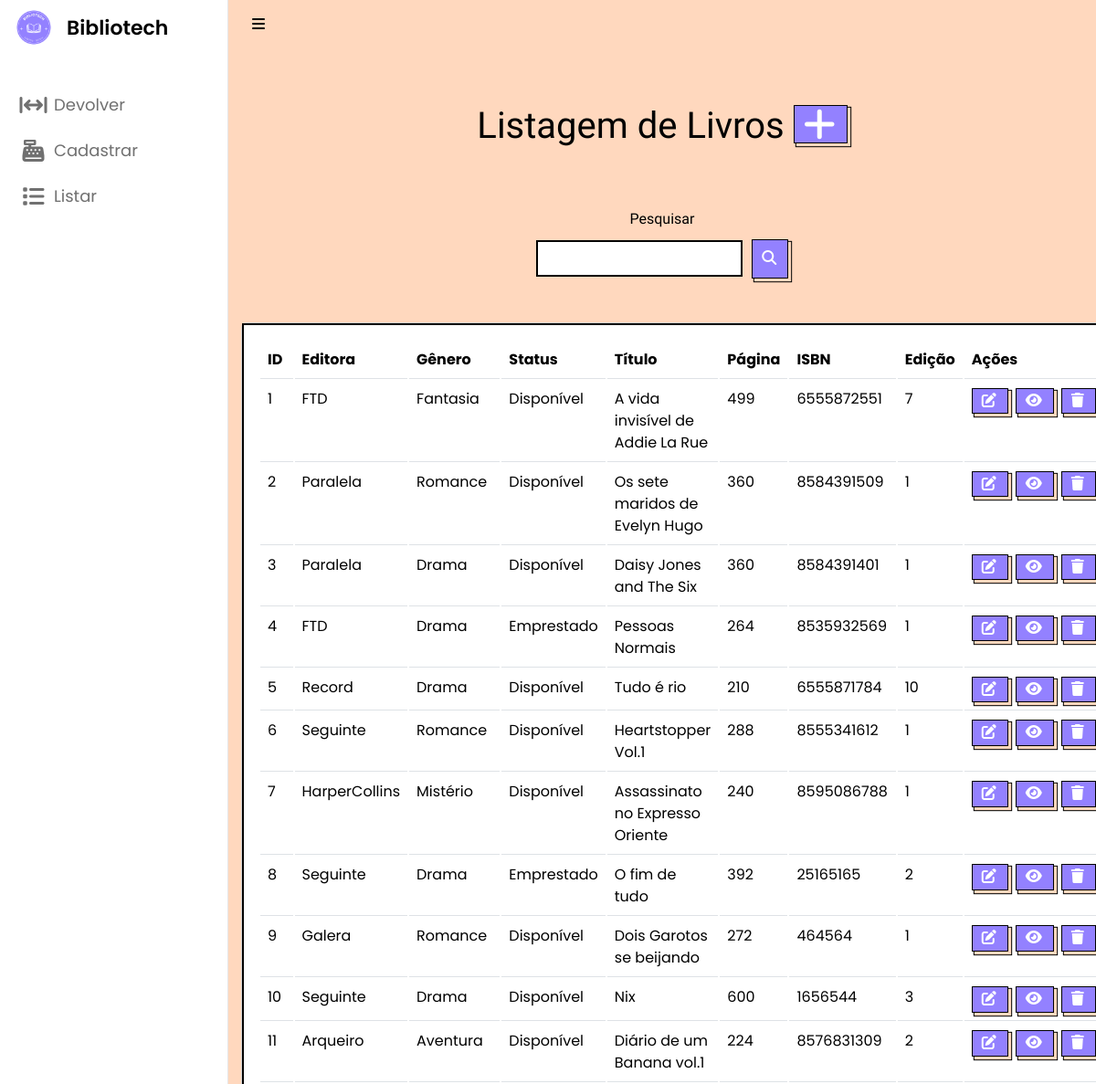
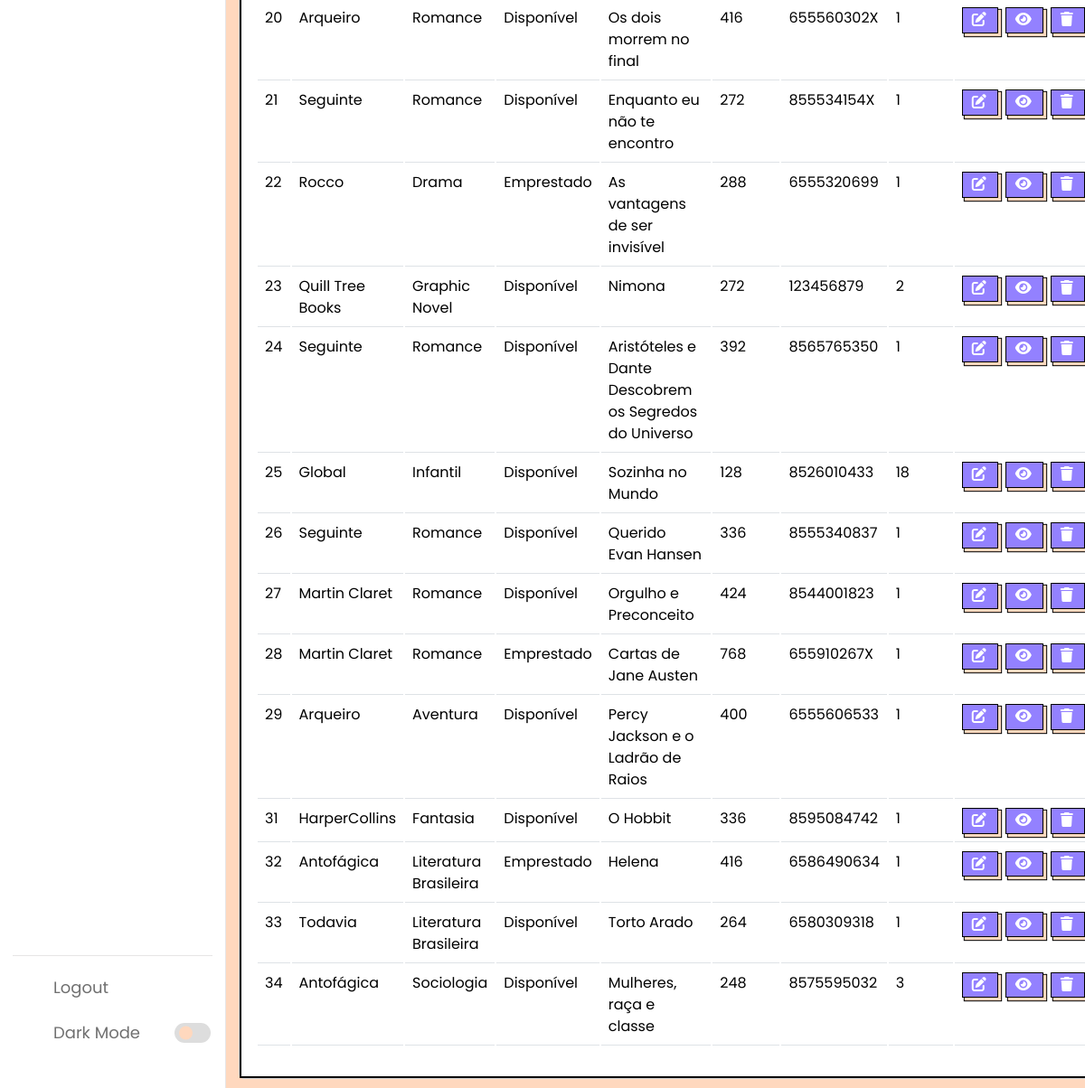
/listarLivros.php (signed in), run on the app's committed database (2 pictures, top to bottom).
### tables this page shows
CREATE TABLE `livro` (
  `id` int(11) NOT NULL,
  `idEditora` int(11) DEFAULT NULL,
  `idGenero` int(11) DEFAULT NULL,
  `statusLivro` varchar(45) NOT NULL,
  `titulo` varchar(250) NOT NULL,
  `pag` varchar(45) DEFAULT NULL,
  `isbn` varchar(15) DEFAULT NULL,
  `edicao` varchar(45) NOT NULL,
  `arquivo` varchar(30) DEFAULT NULL
);

CREATE TABLE `editora` (
  `id` int(11) NOT NULL,
  `status` varchar(45) NOT NULL,
  `nome` varchar(100) NOT NULL
);

CREATE TABLE `genero` (
  `id` int(11) NOT NULL,
  `status` varchar(45) NOT NULL,
  `nome` varchar(100) NOT NULL
);

### listarLivros.php (the view, shortened to what this page needs)
<?php
require_once("conexao.php");
$V_WHERE = "";
$sql = "SELECT livro.id, editora.nome as nomeEditora, genero.nome as nomeGenero, livro.statusLivro, livro.titulo, livro.pag, livro.isbn, livro.edicao, livro.arquivo as arquivo
        FROM livro
        LEFT JOIN editora ON livro.idEditora = editora.id
        LEFT JOIN genero ON livro.idGenero = genero.id
        WHERE 1 = 1" . $V_WHERE;
$resultado = mysqli_query($conexao, $sql);
?>
<!DOCTYPE html>
<html lang="pt-br">
<head>
    <link rel="stylesheet" href="css/style.css">
    <link rel="stylesheet" href="css/cadastrar.css">
    <link rel="stylesheet" href="css/bootstrap.css">
    <link rel="stylesheet" href="css/acervo.css">
    <link rel="stylesheet" href="https://unicons.iconscout.com/release/v4.0.0/css/line.css">
</head>
<body>
    <nav>
        <a href="main.php" style="text-decoration: none">
            <div class="logo-name">
                <div class="logo-image">
                    <img src="logo.ico" alt="">
                </div>
                <span class="logo_name">Bibliotech</span>
            </div>
        </a>
        <div class="menu-items">
            <ul class="nav-links">
                <?php require_once('sidebar.php') ?>
            </ul>
            <ul class="logout-mode">
                <li><a href="sair.php">
                        <i class="uil uil-signout"></i>
                        <span class="link-name">Logout</span>
                    </a></li>
                <li class="mode">
                    <a href="#">
                        <i class="uil uil-moon"></i>
                        <span class="link-name">Dark Mode</span>
                    </a>
                    <div class="mode-toggle">
                        <span class="switch"></span>
                    </div>
                </li>
            </ul>
        </div>
    </nav>
    <section class="dashboard">
        <div class="navbar bg-body-tertiary">
            <div class="container-fluid">
                <i class="fa-solid fa-bars sidebar-toggle botaoNav"></i>
            </div>
        </div>
        <br><br><br>
        <h1 class="titulo text">Listagem de Livros <a href="cadastrarLivro.php" class="botao">
                <i class="fa-solid fa-plus"></i>
            </a></h1>
        <br><br>
        <center>
            <form method="post">
                <label name="titulo" for="exampleFormControlInput1" class="titulo text">Pesquisar</label>
                <div class="input-button-container">
                    <input name="titulo" type="text" class="formcampo">
                    <button name="pesquisar" stype="button" class="botaopesquisar">
                        <i class="fa-solid fa-magnifying-glass"></i>
                    </button>
                </div>
                <br><br>
            </form>
        </center>
        <center>
            <div class="card cardlistar">
                <div class="card-body cardlistar2">
                    <table class="table">
                        <thead>
                            <tr>
                                <td scope="col"><b>ID</b></td>
                                <td scope="col"><b>Editora</b></td>
                                <td scope="col"><b>Gênero</b></td>
                                <td scope="col"><b>Status</b></td>
                                <td scope="col"><b>Título</b></td>
                                <td scope="col"><b>Página</b></td>
                                <td scope="col"><b>ISBN</b></td>
                                <td scope="col"><b>Edição</b></td>
                                <td scope="col"><b>Ações</b></td>
                            </tr>
                        </thead>
                        <tbody>
                            <?php while ($linha = mysqli_fetch_array($resultado)) { ?>
                                <tr>
                                    <td>
                                        <?= $linha['id'] ?>
                                    </td>
                                    <td>
                                        <?= $linha['nomeEditora'] ?>
                                    </td>
                                    <td>
                                        <?= $linha['nomeGenero'] ?>
                                    </td>
                                    <td>
                                        <?= $linha['statusLivro'] ?>
                                    </td>
                                    <td style="word-wrap: break-word;">
                                        <?= $linha['titulo'] ?>
                                    </td>
                                    <td>
                                        <?= $linha['pag'] ?>
                                    </td>
                                    <td>
                                        <?= $linha['isbn'] ?>
                                    </td>
                                    <td>
                                        <?= $linha['edicao'] ?>
                                    </td>
                                    <td>
                                        <div class="d-flex justify-content-start">
                                            <a style="margin-right: 8px;" href="alterarLivro.php? id=<?= $linha['id'] ?>"
                                                class="botao">
                                                <i class="fa-solid fa-pen-to-square"></i></a>
                                            <a data-bs-toggle="modal" data-bs-target="#exampleModal_<?= $linha['id'] ?>"
                                                style="margin-right: 8px;" name="info" class="botao">
                                                <i class="fa-solid fa-eye"></i>
                                            </a>
                                            <a href="listarLivros.php? id=<?= $linha['id'] ?>" class="botao"
                                                data-bs-toggle="modal" data-bs-target="#modalExcluir<?= $linha['id'] ?>">
                                                <i class=" fa-sharp fa-solid fa-trash"></i> </a>
                                        </div>
                                    </td>
                                </tr>
                            <?php } ?>
                        </tbody>
                    </table>
                </div>
            </div>
        </center>
    </section>
</body>
</html>

### css/style.css (style rules this page uses)
* { margin: 0; padding: 0; box-sizing: border-box; font-family: 'Poppins', sans-serif; }
:root { --primary-color: #9381ff; --panel-color: #ffd8be; --text-color: #000; --black-light-color: #707070; --border-color: #e6e5e5; --toggle-color: #DDD; --box1-color: #4DA3FF; --box2-color: #FFE6AC; --box3-color: #E7D1FC; --index-i: #9381ff; --title-icon-color: #fff; --nav-color: white; --botaoNav: black; --tran-05: all 0.5s ease; --tran-03: all 0.3s ease; --tran-03: all 0.2s ease; }
body { min-height: 100vh; background-color: var(--primary-color); }
nav { position: fixed; top: 0; left: 0; height: 100%; width: 250px; padding: 10px 14px; background-color: var(--nav-color); border-right: 1px solid var(--border-color); transition: var(--tran-05); }
.botaoNav { color: var(--botaoNav); cursor: pointer; }
nav .logo-name { display: flex; align-items: center; }
nav .logo-image { display: flex; justify-content: center; min-width: 45px; }
nav .logo-image img { width: 40px; object-fit: cover; border-radius: 50%; }
nav .logo-name .logo_name { font-size: 22px; font-weight: 600; color: var(--text-color); margin-left: 14px; transition: var(--tran-05); }
nav .menu-items { margin-top: 40px; height: calc(100% - 90px); display: flex; flex-direction: column; justify-content: space-between; }
.menu-items li { list-style: none; }
.menu-items li a { display: flex; align-items: center; height: 50px; text-decoration: none; position: relative; }
.menu-items li a i { font-size: 24px; min-width: 45px; height: 100%; display: flex; align-items: center; justify-content: center; color: var(--black-light-color); }
.menu-items li a .link-name { font-size: 18px; font-weight: 400; color: var(--black-light-color); transition: var(--tran-05); }
.menu-items .logout-mode { padding-top: 10px; border-top: 1px solid var(--border-color); }
.menu-items .mode { display: flex; align-items: center; white-space: nowrap; }
.menu-items .mode-toggle { position: absolute; right: 14px; height: 50px; min-width: 45px; display: flex; align-items: center; justify-content: center; cursor: pointer; }
.mode-toggle .switch { position: relative; display: inline-block; height: 22px; width: 40px; border-radius: 25px; background-color: var(--toggle-color); }
.switch:before { content: ""; position: absolute; left: 5px; top: 50%; transform: translateY(-50%); height: 15px; width: 15px; background-color: var(--panel-color); border-radius: 50%; transition: var(--tran-03); }
.dashboard { position: relative; left: 250px; background-color: var(--panel-color); min-height: 100vh; width: calc(100% - 250px); padding: 10px 14px; transition: var(--tran-05); }
table tbody td { height: 2.8rem; color: #000000; }
table tbody tr:last-child td { border: 2; }
.text { color: var(--text-color); }
nav ul { list-style: none; }
nav ul li { line-height: 60px; }
.formcampo { border: 2px solid black; display: block; width: 30%; padding: 0.375rem 0.75rem; font-size: 1rem; font-weight: 400; line-height: 1.5; flex: 1; }
.input-button-container { display: flex; align-items: center; width: 30%; }

### css/cadastrar.css (style rules this page uses)
.titulo { padding-bottom: 10px; text-align: center; font-family: Fjalla One; }
.botao { background-color: #9381ff; border: 1px solid black; box-shadow: 3px 3px 1px #ffd8be, 3px 3px 1px 1px black; color: #fff; cursor: pointer; display: inline-block; letter-spacing: 2px; line-height: 20pt; margin: 0 auto; outline: none; padding: 0 10px; text-transform: uppercase; transition: .2 all ease-in-out; }
.botaopesquisar { background-color: #9381ff; border: 1px solid black; box-shadow: 3px 3px 1px #ffd8be, 3px 3px 1px 1px black; color: #fff; cursor: pointer; display: inline-block; letter-spacing: 2px; line-height: 20pt; margin: 0 auto; outline: none; padding: 7px 10px; text-transform: uppercase; transition: .2 all ease-in-out; margin-left: 10px; }

### data on the page
livro: id "1", idEditora.nome "FTD", idGenero.nome "Fantasia", statusLivro "Disponível", titulo "A vida invisível de Addie La Rue", pag "499", isbn "6555872551", edicao "7"
livro: id "2", idEditora.nome "Paralela", idGenero.nome "Romance", statusLivro "Disponível", titulo "Os sete maridos de Evelyn Hugo", pag "360", isbn "8584391509", edicao "1"
livro: id "3", idEditora.nome "Paralela", idGenero.nome "Drama", statusLivro "Disponível", titulo "Daisy Jones and The Six", pag "360", isbn "8584391401", edicao "1"
livro: id "4", idEditora.nome "FTD", idGenero.nome "Drama", statusLivro "Emprestado", titulo "Pessoas Normais", pag "264", isbn "8535932569", edicao "1"
livro: id "5", idEditora.nome "Record", idGenero.nome "Drama", statusLivro "Disponível", titulo "Tudo é rio", pag "210", isbn "6555871784", edicao "10"
livro: id "6", idEditora.nome "Seguinte", idGenero.nome "Romance", statusLivro "Disponível", titulo "Heartstopper Vol.1", pag "288", isbn "8555341612", edicao "1"
livro: id "7", idEditora.nome "HarperCollins", idGenero.nome "Mistério", statusLivro "Disponível", titulo "Assassinato no Expresso Oriente", pag "240", isbn "8595086788", edicao "1"
livro: id "8", idEditora.nome "Seguinte", idGenero.nome "Drama", statusLivro "Emprestado", titulo "O fim de tudo", pag "392", isbn "25165165", edicao "2"
livro: id "9", idEditora.nome "Galera", idGenero.nome "Romance", statusLivro "Disponível", titulo "Dois Garotos se beijando", pag "272", isbn "464564", edicao "1"
livro: id "10", idEditora.nome "Seguinte", idGenero.nome "Drama", statusLivro "Disponível", titulo "Nix", pag "600", isbn "1656544", edicao "3"
livro: id "11", idEditora.nome "Arqueiro", idGenero.nome "Aventura", statusLivro "Disponível", titulo "Diário de um Banana vol.1", pag "224", isbn "8576831309", edicao "2"
livro: id "20", idEditora.nome "Arqueiro", idGenero.nome "Romance", statusLivro "Disponível", titulo "Os dois morrem no final", pag "416", isbn "655560302X", edicao "1"
livro: id "21", idEditora.nome "Seguinte", idGenero.nome "Romance", statusLivro "Disponível", titulo "Enquanto eu não te encontro", pag "272", isbn "855534154X", edicao "1"
livro: id "22", idEditora.nome "Rocco", idGenero.nome "Drama", statusLivro "Emprestado", titulo "As vantagens de ser invisível", pag "288", isbn "6555320699", edicao "1"
livro: id "23", idEditora.nome "Quill Tree Books", idGenero.nome "Graphic Novel", statusLivro "Disponível", titulo "Nimona", pag "272", isbn "123456879", edicao "2"
livro: id "24", idEditora.nome "Seguinte", idGenero.nome "Romance", statusLivro "Disponível", titulo "Aristóteles e Dante Descobrem os Segredos do Universo", pag "392", isbn "8565765350", edicao "1"
livro: id "25", idEditora.nome "Global", idGenero.nome "Infantil", statusLivro "Disponível", titulo "Sozinha no Mundo", pag "128", isbn "8526010433", edicao "18"
livro: id "26", idEditora.nome "Seguinte", idGenero.nome "Romance", statusLivro "Disponível", titulo "Querido Evan Hansen", pag "336", isbn "8555340837", edicao "1"
livro: id "27", idEditora.nome "Martin Claret", idGenero.nome "Romance", statusLivro "Disponível", titulo "Orgulho e Preconceito", pag "424", isbn "8544001823", edicao "1"
livro: id "28", idEditora.nome "Martin Claret", idGenero.nome "Romance", statusLivro "Emprestado", titulo "Cartas de Jane Austen", pag "768", isbn "655910267X", edicao "1"
livro: id "29", idEditora.nome "Arqueiro", idGenero.nome "Aventura", statusLivro "Disponível", titulo "Percy Jackson e o Ladrão de Raios", pag "400", isbn "6555606533", edicao "1"
livro: id "31", idEditora.nome "HarperCollins", idGenero.nome "Fantasia", statusLivro "Disponível", titulo "O Hobbit", pag "336", isbn "8595084742", edicao "1"
livro: id "32", idEditora.nome "Antofágica", idGenero.nome "Literatura Brasileira", statusLivro "Emprestado", titulo "Helena", pag "416", isbn "6586490634", edicao "1"
livro: id "33", idEditora.nome "Todavia", idGenero.nome "Literatura Brasileira", statusLivro "Disponível", titulo "Torto Arado", pag "264", isbn "6580309318", edicao "1"
livro: id "34", idEditora.nome "Antofágica", idGenero.nome "Sociologia", statusLivro "Disponível", titulo "Mulheres, raça e classe", pag "248", isbn "8575595032", edicao "3"
